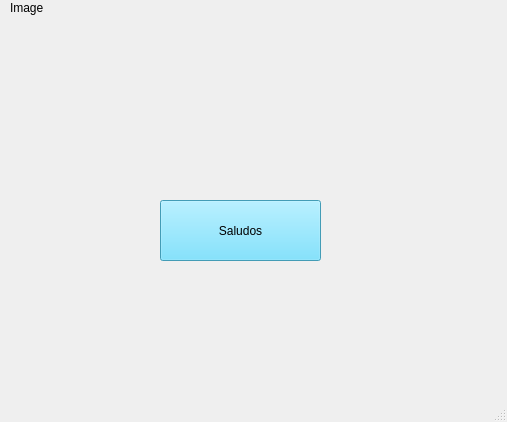
<?xml version="1.0" encoding="UTF-8"?>
<ui version="4.0">
 <class>MainWindow</class>
 <widget class="QMainWindow" name="MainWindow">
  <property name="geometry">
   <rect>
    <x>0</x>
    <y>0</y>
    <width>507</width>
    <height>422</height>
   </rect>
  </property>
  <property name="windowTitle">
   <string>MainWindow</string>
  </property>
  <widget class="QWidget" name="centralwidget">
   <widget class="QLabel" name="label">
    <property name="geometry">
     <rect>
      <x>0</x>
      <y>20</y>
      <width>191</width>
      <height>131</height>
     </rect>
    </property>
    <property name="styleSheet">
     <string notr="true"/>
    </property>
    <property name="text">
     <string/>
    </property>
    <property name="pixmap">
     <pixmap resource="../Archivo/recursos.qrc">:/Logos/leo.jpg</pixmap>
    </property>
    <property name="scaledContents">
     <bool>true</bool>
    </property>
   </widget>
   <widget class="QLabel" name="label_2">
    <property name="geometry">
     <rect>
      <x>10</x>
      <y>0</y>
      <width>41</width>
      <height>16</height>
     </rect>
    </property>
    <property name="text">
     <string>Image</string>
    </property>
   </widget>
   <widget class="QLabel" name="label_3">
    <property name="geometry">
     <rect>
      <x>340</x>
      <y>10</y>
      <width>191</width>
      <height>131</height>
     </rect>
    </property>
    <property name="styleSheet">
     <string notr="true"/>
    </property>
    <property name="text">
     <string/>
    </property>
    <property name="pixmap">
     <pixmap resource="../Archivo/recursos.qrc">:/Ejercicios/leoyzell.jpg</pixmap>
    </property>
    <property name="scaledContents">
     <bool>true</bool>
    </property>
   </widget>
   <widget class="QLabel" name="label_4">
    <property name="geometry">
     <rect>
      <x>340</x>
      <y>290</y>
      <width>151</width>
      <height>91</height>
     </rect>
    </property>
    <property name="styleSheet">
     <string notr="true"/>
    </property>
    <property name="text">
     <string/>
    </property>
    <property name="pixmap">
     <pixmap resource="../Archivo/recursos.qrc">:/Ejercicios/gatoinplorandoayuda.jpg</pixmap>
    </property>
    <property name="scaledContents">
     <bool>true</bool>
    </property>
   </widget>
   <widget class="QPushButton" name="btn_saludos">
    <property name="geometry">
     <rect>
      <x>160</x>
      <y>200</y>
      <width>161</width>
      <height>61</height>
     </rect>
    </property>
    <property name="styleSheet">
     <string notr="true">background-color: rgb(94, 218, 255);</string>
    </property>
    <property name="text">
     <string>Saludos</string>
    </property>
   </widget>
  </widget>
  <widget class="QMenuBar" name="menubar">
   <property name="geometry">
    <rect>
     <x>0</x>
     <y>0</y>
     <width>507</width>
     <height>18</height>
    </rect>
   </property>
  </widget>
  <widget class="QStatusBar" name="statusbar"/>
 </widget>
 <resources>
  <include location="../Archivo/recursos.qrc"/>
 </resources>
 <connections/>
</ui>
